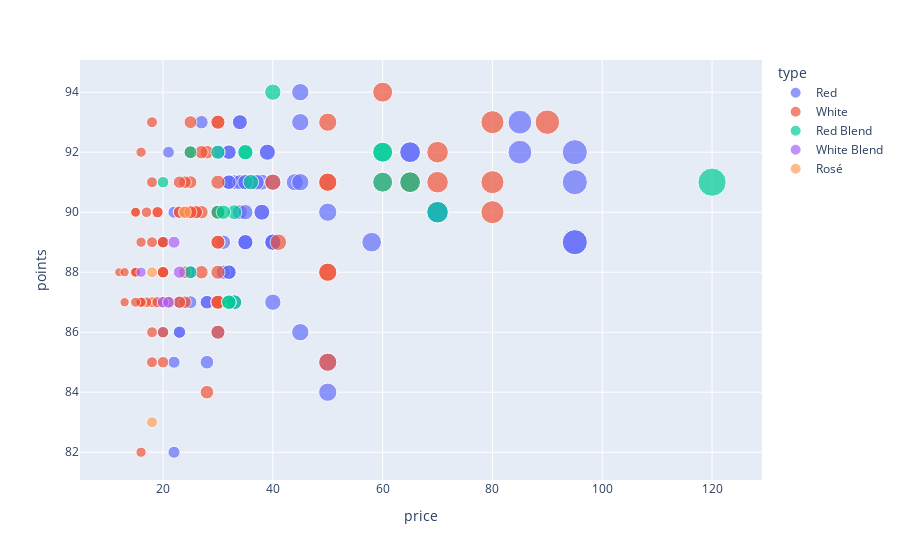

Notebook code for this chart:
### Code cell
# Scatter of Canadian Wine by price and points 
fig = px.scatter(wine_df.query("country=='Canada'"), x="price", y="points",
	         size="price", color="type",
                 hover_name="title")
fig.show()

### Figure 1 — Plotly figure (JSON) as saved in the notebook; plotly's stock layout.template omitted (floating-point values rounded to 4 significant figures)
{"data": [{"hovertemplate": "<b>%{hovertext}</b><br><br>type=Red<br>price=%{marker.size}<br>points=%{y}<extra></extra>", "hovertext": ["Burrowing Owl 2014 Pinot Noir (Okanagan Valley)", "Burrowing Owl 2013 Cabernet Franc (Okanagan Valley)", "Cave Spring 2014 Cabernet Franc (Niagara Escarpment)", "Quails' Gate 2009 Pinot Noir (Okanagan Valley)", "Township 7 2014 Rock Pocket Vineyard Cabernet Franc (Okanagan Valley)", "Painted Rock 2010 Estate Grown Syrah (Okanagan Valley)", "Church & State 2010 Coyote Bowl Series Cabernet Franc (Okanagan Valley)", "Pillitteri 2010 Icewine Cabernet Sauvignon (Niagara-On-The-Lake)", "Pillitteri 2011 Icewine Cabernet Franc (Niagara-On-The-Lake)", "Tinhorn Creek 2012 Cabernet Franc (Okanagan Valley)", "Bachelder 2014 Lowrey Vineyard Old Vines Pinot Noir (St. David's Bench)", "Tinhorn Creek 2013 Oldfield Series Cabernet Franc (Okanagan Valley)", "Tinhorn Creek 2011 Pinot Noir (Okanagan Valley)", "Nk'Mip Cellars 2009 Qwam Qwmt Syrah (Okanagan Valley)", "Nk'Mip Cellars 2009 Qwam Qwmt Syrah (Okanagan Valley)", "Pillitteri 2012 Exclamation Reserve Cabernet Franc (Niagara-On-The-Lake)", "Fairview Cellars 2005 Cabernet Franc (Okanagan Valley)", "Burrowing Owl 2012 Merlot (Okanagan Valley)", "CedarCreek 2012 Block 2 Platinum Pinot Noir (Okanagan Valley)", "Burrowing Owl 2013 Syrah (Okanagan Valley)", "Painted Rock 2010 Estate Grown Syrah (Okanagan Valley)", "Le Vieux Pin 2011 Équinoxe Syrah (Okanagan Valley)", "Le Vieux Pin 2012 Cuvée Classique Syrah (Okanagan Valley)", "Burrowing Owl 2011 Merlot (Okanagan Valley)", "Township 7 2014 Rock Pocket Vineyard Cabernet Franc (Okanagan Valley)", "Tinhorn Creek 2012 Oldfield Series Pinot Noir (Okanagan Valley)", "Meyer Family Vineyards 2012 McLean Creek Road Vineyard Pinot Noir (Okanagan Valley)", "Burrowing Owl 2013 Merlot (Okanagan Valley)", "Meyer Family Vineyards 2013 McLean Creek Road Vineyard Pinot Noir (Okanagan Valley)", "Tinhorn Creek 2013 Oldfield Series 2Bench Cabernet Franc (Okanagan Valley)", "Burrowing Owl 2014 Malbec (Okanagan Valley)", "Tinhorn Creek 2013 Oldfield Series Syrah (Okanagan Valley)", "Cave Spring 2014 Cabernet Franc (Niagara Escarpment)", "Burrowing Owl 2011 Cabernet Franc (Okanagan Valley)", "Pillitteri 2002 Family Reserve Cabernet Sauvignon (Niagara Peninsula)", "Burrowing Owl 2014 Cabernet Franc (Okanagan Valley)", "Burrowing Owl 2013 Cabernet Sauvignon (Okanagan Valley)", "Nk'Mip Cellars 2011 Merlot (Okanagan Valley)", "Burrowing Owl 2013 Merlot (Okanagan Valley)", "Cave Spring 2014 Pinot Noir (Niagara Escarpment)", "Burrowing Owl 2012 Cabernet Sauvignon (Okanagan Valley)", "Tinhorn Creek 2014 Cabernet Franc (Okanagan Valley)", "Tinhorn Creek 2014 Merlot (Okanagan Valley)", "Vanessa 2012 Syrah (Similkameen Valley)", "Tinhorn Creek 2013 Cabernet Franc (Okanagan Valley)", "Township 7 2012 Rock Pocket Vineyard Cabernet Franc (Okanagan Valley)", "Burrowing Owl 2011 Cabernet Sauvignon (Okanagan Valley)", "Mission Hill 2014 Reserve Pinot Noir (Okanagan Valley)", "Tinhorn Creek 2013 Oldfield Series 2Bench Cabernet Franc (Okanagan Valley)", "Foxtrot 2013 Foxtrot Vineyard Pinot Noir (Okanagan Valley)", "Inniskillin 2008 Icewine Cabernet Franc (Niagara Peninsula)", "Peller 2011 Icewine Cabernet Franc (Niagara Peninsula)", "Meyer Family Vineyards 2012 Pinot Noir (Okanagan Valley)", "Meyer Family Vineyards 2013 Pinot Noir (Okanagan Valley)", "Wayne Gretzky Estates 2012 No. 99 Icewine Cabernet Franc (Niagara Peninsula)", "Tinhorn Creek 2012 Oldfield Series Merlot (Okanagan Valley)", "Tinhorn Creek 2013 Pinot Noir (Okanagan Valley)", "Black Hills 2012 Syrah (Okanagan Valley)", "Cave Spring 2015 Pinot Noir (Niagara Escarpment)", "Foxtrot 2012 Henricsson Vineyard Pinot Noir (Okanagan Valley)", "Meyer Family Vineyards 2012 Reimer Vineyard Pinot Noir (Okanagan Valley)", "Burrowing Owl 2012 Cabernet Sauvignon (Okanagan Valley)", "Tinhorn Creek 2013 Oldfield Series Merlot (Okanagan Valley)", "Tinhorn Creek 2010 Oldfield Series Pinot Noir (Okanagan Valley)", "Reif Estate 2002 First Growth Merlot (Niagara Peninsula)", "Church & State 2010 Coyote Bowl Series Cabernet Franc (Okanagan Valley)", "Kettle Valley 2005 Pinot Noir (Okanagan Valley)", "Meyer Family Vineyards 2013 McLean Creek Road Vineyard Pinot Noir (Okanagan Valley)", "Konzelmann 2007 Icewine Cabernet Sauvignon (Niagara Peninsula)", "CedarCreek 2012 Block 4 Platinum Pinot Noir (Okanagan Valley)", "Tinhorn Creek 2011 Oldfield Series Merlot (Okanagan Valley)", "Church & State 2011 Coyote Bowl Series Syrah (Okanagan Valley)", "Township 7 2013 Rock Pocket Vineyard Cabernet Franc (Okanagan Valley)", "Inniskillin 2008 Icewine Cabernet Franc (Niagara Peninsula)", "Vanessa 2012 Syrah (Similkameen Valley)", "Mission Hill 2014 Reserve Pinot Noir (Okanagan Valley)", "Meyer Family Vineyards 2013 Reimer Family Vineyards Pinot Noir (Okanagan Valley)", "Le Vieux Pin 2012 Equinoxe Syrah (Okanagan Valley)", "Tinhorn Creek 2012 Merlot (Okanagan Valley)", "Burrowing Owl 2013 Syrah (Okanagan Valley)"], "legendgroup": "Red", "marker": {"color": "#636efa", "size": [32, 38, 20, 20, 28, 65, 35, 70, 70, 25, 34, 32, 22, 35, 35, 45, 33, 35, 45, 38, 65, 85, 45, 35, 28, 33, 40, 32, 40, 23, 32, 32, 20, 40, 50, 34, 36, 20, 32, 20, 39, 22, 21, 34, 23, 31, 40, 32, 23, 50, 95, 95, 25, 25, 95, 28, 22, 37, 20, 44, 40, 39, 27, 30, 50, 35, 30, 40, 58, 45, 30, 35, 31, 95, 34, 32, 40, 85, 20, 38], "sizemode": "area", "sizeref": 0.3, "symbol": "circle"}, "mode": "markers", "name": "Red", "orientation": "v", "showlegend": true, "type": "scatter", "x": [32, 38, 20, 20, 28, 65, 35, 70, 70, 25, 34, 32, 22, 35, 35, 45, 33, 35, 45, 38, 65, 85, 45, 35, 28, 33, 40, 32, 40, 23, 32, 32, 20, 40, 50, 34, 36, 20, 32, 20, 39, 22, 21, 34, 23, 31, 40, 32, 23, 50, 95, 95, 25, 25, 95, 28, 22, 37, 20, 44, 40, 39, 27, 30, 50, 35, 30, 40, 58, 45, 30, 35, 31, 95, 34, 32, 40, 85, 20, 38], "xaxis": "x", "y": [92, 91, 89, 88, 87, 92, 91, 90, 90, 88, 90, 91, 82, 89, 89, 86, 91, 91, 93, 90, 92, 92, 94, 89, 87, 87, 87, 91, 89, 86, 92, 88, 89, 89, 85, 91, 91, 86, 91, 88, 92, 90, 92, 93, 87, 89, 91, 88, 86, 90, 89, 91, 88, 87, 92, 85, 85, 91, 87, 91, 89, 92, 93, 86, 84, 91, 92, 89, 89, 91, 90, 90, 88, 89, 93, 88, 89, 93, 87, 90], "yaxis": "y"}, {"hovertemplate": "<b>%{hovertext}</b><br><br>type=White<br>price=%{marker.size}<br>points=%{y}<extra></extra>", "hovertext": ["Pillitteri 2004 Select Late Harvest Riesling (Niagara Peninsula)", "Township 7 2015 Blue Terrace Vineyard Reserve Sauvignon Blanc (Okanagan Valley)", "Inniskillin 2008 Ice Wine Riesling (Niagara Peninsula)", "Cave Spring 2012 CSV Estate Bottled Riesling (Beamsville Bench)", "North 42 Degrees 2016 Sweet Riesling (Lake Erie North Shore)", "Cave Spring 2013 Riesling Icewine Riesling (Niagara Peninsula)", "Stratus 2008 Icewine Riesling (Niagara Peninsula)", "North 42 Degrees 2016 Reserve Riesling (Lake Erie North Shore)", "Black Hills 2013 Chardonnay (Okanagan Valley)", "Henry of Pelham 1999 Icewine Riesling (Niagara Peninsula)", "Quails' Gate 2009 Chardonnay (Okanagan Valley)", "Township 7 2015 Blue Terrace Vineyard Reserve Sauvignon Blanc (Okanagan Valley)", "Cave Spring 2012 CSV Estate Bottled Riesling (Beamsville Bench)", "Colio 1998 Select Late Harvest Riesling (Lake Erie North Shore)", "Quails' Gate 2012 Chardonnay (Okanagan Valley)", "Cave Spring 2009 Indian Summer Riesling (Niagara Peninsula)", "Meyer Family Vineyards 2012 Meyer Chardonnay (Okanagan Valley)", "Cave Spring 1999 Ice Wine Riesling (Niagara Peninsula)", "Rosehall Run 2008 Rosehall Vineyard Chardonnay (Prince Edward County)", "Cave Spring 2013 CSV Estate Bottled Riesling (Beamsville Bench)", "Inniskillin 2012 Icewine Niagara Estate Riesling (Niagara Peninsula)", "Township 7 2015 Sundial Vineyard Reserve Chardonnay (Okanagan Valley)", "North 42 Degrees 2016 Sauvignon Blanc (Lake Erie North Shore)", "Township 7 2014 Sauvignon Blanc (Okanagan Valley)", "Cave Spring 2008 Riesling (Niagara Peninsula)", "Cave Spring 2014 Estate Bottled Riesling (Beamsville Bench)", "Cave Spring 2014 Indian Summer Riesling (Niagara Peninsula)", "Mission Hill 2013 Reserve Chardonnay (Okanagan Valley)", "Cave Spring 2015 Estate Riesling (Beamsville Bench)", "Cave Spring 2011 Estate Bottled Cave Spring Vineyard Riesling (Beamsville Bench)", "Burrowing Owl 2012 Chardonnay (Okanagan Valley)", "Cave Spring 2014 CSV Estate Bottled Riesling (Beamsville Bench)", "North 42 Degrees 2016 Sparkling Sauvignon Blanc (Lake Erie North Shore)", "Equifera 2009 Icewine Riesling (Niagara Peninsula)", "Burrowing Owl 2015 Chardonnay (Okanagan Valley)", "Church & State 2012 Coyote Bowl Series Chardonnay (Okanagan Valley)", "Tantalus Vineyards 2012 Riesling (Okanagan Valley)", "Meyer Family Vineyards 2012 McLean Creek Vineyard Chardonnay (Okanagan Valley)", "North 42 Degrees 2016 Riesling (Lake Erie North Shore)", "Tinhorn Creek 2013 Pinot Gris (Okanagan Valley)", "Cave Spring 2014 Icewine Riesling (Niagara Peninsula)", "Pillitteri 2011 Icewine Riesling (Niagara-On-The-Lake)", "Cave Spring 2015 CSV Estate Bottled Riesling (Beamsville Bench)", "Cave Spring 2015 Riesling (Niagara Peninsula)", "Quails' Gate 2009 Stewart Family Reserve Chardonnay (Okanagan Valley)", "Cave Spring 2014 Riesling (Niagara Peninsula)", "Mission Hill 2014 Reserve Riesling (Okanagan Valley)", "Burrowing Owl 2013 Sauvignon Blanc (Okanagan Valley)", "Cave Spring 2014 CSV Estate Bottled Riesling (Beamsville Bench)", "Quails' Gate 2012 Chardonnay (Okanagan Valley)", "Cave Spring 2008 Icewine Sweet Wine Riesling (Niagara Peninsula)", "Peller 2008 Icewine Riesling (Niagara Peninsula)", "Cave Spring 2009 Indian Summer Riesling (Niagara Peninsula)", "Township 7 2015 Naramata Estate Vineyard Reserve Pinot Gris (Okanagan Valley)", "Quails' Gate 2009 Chardonnay (Okanagan Valley)", "Mission Hill 2011 Icewine Riesling (Okanagan Valley)", "Meyer Family Vineyards 2013 McLean Creek Road Vineyard Chardonnay (Okanagan Valley)", "Tinhorn Creek 2014 Chardonnay (Okanagan Valley)", "CedarCreek 2012 Block 5 Platinum Chardonnay (Okanagan Valley)", "Mission Hill 2011 Icewine Riesling (Okanagan Valley)", "Meyer Family Vineyards 2012 Meyer Chardonnay (Okanagan Valley)", "Henry of Pelham 1998 Botrytis Affected Riesling (Niagara Peninsula)", "Mission Hill 2012 Southern Cross Sauvignon Blanc (Okanagan Valley)", "Cave Spring 2012 Select Late Harvest Indian Summer Riesling (Niagara Peninsula)", "Henry of Pelham 2007 Reserve Off-Dry Riesling (Short Hills Bench)", "Laughing Stock 2015 Pinot Gris (Okanagan Valley)", "North 42 Degrees 2016 Sweet Riesling (Lake Erie North Shore)", "Château des Charmes 2009 St. David's Bench Vineyard Chardonnay (St. David's Bench)", "Cave Spring 2013 Riesling (Niagara Peninsula)", "Township 7 2015 Sauvignon Blanc (Okanagan Valley)", "Burrowing Owl 2014 Chardonnay (Okanagan Valley)", "Henry of Pelham 1998 Select Late Harvest Riesling (Niagara Peninsula)", "Township 7 2013 Sauvignon Blanc (Okanagan Valley)", "Cave Spring 2008 Beamsville Bench Riesling (Niagara Peninsula)", "Château des Charmes 2008 Riesling (Niagara-On-The-Lake)", "Cave Spring 2011 Cave Spring Vineyard Estate Bottled VQA Riesling (Beamsville Bench)", "St. Hubertus 2012 Dry Riesling (Okanagan Valley)", "Inniskillin 2005 Icewine Riesling (Niagara Peninsula)", "Foxtrot 2014 Four Shadows Chardonnay (Okanagan Valley)", "Henry of Pelham 2004 Icewine Riesling (Niagara Peninsula)", "Calliope 2013 Sauvignon Blanc (British Columbia)", "Tantalus 2006 Old Vine Riesling (Okanagan Valley)", "Cave Spring 2011 Indian Summer Select Late Harvest VQA Riesling (Niagara Peninsula)", "Nk'Mip Cellars 2012 Chardonnay (Okanagan Valley)", "Tinhorn Creek 2013 Pinot Gris (Okanagan Valley)", "Black Hills 2013 Chardonnay (Okanagan Valley)", "Mission Hill 2013 Perpetua Chardonnay (Okanagan Valley)", "Township 7 2014 Reserve Chardonnay (Okanagan Valley)", "Tinhorn Creek 2013 Chardonnay (Okanagan Valley)", "Cave Spring 2011 Riesling (Niagara Peninsula)", "Henry of Pelham 2012 Icewine Riesling (Short Hills Bench)"], "legendgroup": "White", "marker": {"color": "#EF553B", "size": [24, 23, 80, 25, 16, 60, 70, 28, 30, 50, 15, 23, 25, 18, 20, 30, 20, 50, 30, 25, 80, 25, 18, 18, 12, 17, 30, 24, 18, 16, 30, 26, 20, 70, 30, 27, 25, 30, 16, 19, 60, 40, 28, 16, 24, 15, 24, 27, 26, 20, 50, 90, 30, 23, 15, 65, 30, 21, 30, 65, 20, 30, 30, 30, 16, 15, 16, 20, 15, 18, 30, 23, 20, 15, 13, 25, 20, 80, 41, 50, 20, 27, 30, 17, 19, 30, 50, 18, 19, 13, 50], "sizemode": "area", "sizeref": 0.3, "symbol": "circle"}, "mode": "markers", "name": "White", "orientation": "v", "showlegend": true, "type": "scatter", "x": [24, 23, 80, 25, 16, 60, 70, 28, 30, 50, 15, 23, 25, 18, 20, 30, 20, 50, 30, 25, 80, 25, 18, 18, 12, 17, 30, 24, 18, 16, 30, 26, 20, 70, 30, 27, 25, 30, 16, 19, 60, 40, 28, 16, 24, 15, 24, 27, 26, 20, 50, 90, 30, 23, 15, 65, 30, 21, 30, 65, 20, 30, 30, 30, 16, 15, 16, 20, 15, 18, 30, 23, 20, 15, 13, 25, 20, 80, 41, 50, 20, 27, 30, 17, 19, 30, 50, 18, 19, 13, 50], "xaxis": "x", "y": [87, 90, 91, 92, 87, 94, 92, 84, 90, 91, 88, 90, 92, 86, 89, 90, 88, 88, 86, 93, 93, 90, 85, 87, 88, 87, 87, 88, 93, 89, 87, 90, 85, 91, 89, 88, 91, 90, 87, 90, 91, 91, 92, 92, 91, 88, 90, 90, 90, 89, 93, 93, 90, 91, 88, 91, 87, 87, 93, 91, 88, 88, 90, 89, 82, 90, 87, 86, 90, 91, 93, 87, 88, 87, 87, 90, 87, 90, 89, 85, 88, 92, 91, 90, 90, 90, 91, 89, 87, 88, 88], "yaxis": "y"}, {"hovertemplate": "<b>%{hovertext}</b><br><br>type=Red Blend<br>price=%{marker.size}<br>points=%{y}<extra></extra>", "hovertext": ["Laughing Stock 2011 LFNG Blind Trust Red (Okanagan Valley)", "Vista d'Oro 2007 D'Oro Red (Okanagan Valley)", "Black Hills 2012 Nota Bene Red (Okanagan Valley)", "Mission Hill 2011 Oculus Red (Okanagan Valley)", "Township 7 2012 Reserve 7 Red (Okanagan Valley)", "Calliope 2013 Figure 8 Red (British Columbia)", "Laughing Stock 2014 Portfolio Red (Okanagan Valley)", "Black Hills 2012 Nota Bene Red (Okanagan Valley)", "Tinhorn Creek 2013 Oldfield Series 2Bench Red Red (Okanagan Valley)", "Laughing Stock 2014 Blind Trust Red (Okanagan Valley)", "Painted Rock 2010 Estate Grown Red Icon Red (Okanagan Valley)", "Township 7 2014 Reserve 7 Red (Okanagan Valley)", "Tinhorn Creek 2012 Oldfield Series 2Bench Red (Okanagan Valley)", "Mission Hill 2011 Compendium Red (Okanagan Valley)", "Township 7 2013 Reserve 7 Red (Okanagan Valley)", "Tinhorn Creek 2012 Oldfield Series 2Bench Red (Okanagan Valley)", "Cellar Hand 2012 Punch Down Red (Okanagan Valley)", "Culmina 2013 Thesis Red (Okanagan Valley)", "Van Westen 2003 Voluptuous Red Red (Okanagan Valley)", "LaStella 2011 Fortissimo Red (Okanagan Valley)"], "legendgroup": "Red Blend", "marker": {"color": "#00cc96", "size": [30, 35, 60, 120, 36, 25, 40, 60, 30, 25, 65, 33, 32, 70, 33, 32, 20, 60, 31, 35], "sizemode": "area", "sizeref": 0.3, "symbol": "circle"}, "mode": "markers", "name": "Red Blend", "orientation": "v", "showlegend": true, "type": "scatter", "x": [30, 35, 60, 120, 36, 25, 40, 60, 30, 25, 65, 33, 32, 70, 33, 32, 20, 60, 31, 35], "xaxis": "x", "y": [92, 92, 92, 91, 91, 88, 94, 92, 90, 92, 91, 87, 87, 90, 90, 87, 91, 91, 90, 92], "yaxis": "y"}, {"hovertemplate": "<b>%{hovertext}</b><br><br>type=White Blend<br>price=%{marker.size}<br>points=%{y}<extra></extra>", "hovertext": ["Tinhorn Creek 2015 Oldfield Series 2Bench White (Okanagan Valley)", "Cellar Hand 2013 Free Run White (Okanagan Valley)", "Tinhorn Creek 2013 Oldfield Series 2Bench White (Okanagan Valley)", "Joie 2006 A Noble Blend White White (Okanagan Valley)", "Tinhorn Creek 2014 Oldfield Series 2Bench White (Okanagan Valley)"], "legendgroup": "White Blend", "marker": {"color": "#ab63fa", "size": [20, 16, 23, 22, 21], "sizemode": "area", "sizeref": 0.3, "symbol": "circle"}, "mode": "markers", "name": "White Blend", "orientation": "v", "showlegend": true, "type": "scatter", "x": [20, 16, 23, 22, 21], "xaxis": "x", "y": [87, 88, 88, 89, 87], "yaxis": "y"}, {"hovertemplate": "<b>%{hovertext}</b><br><br>type=Rosé<br>price=%{marker.size}<br>points=%{y}<extra></extra>", "hovertext": ["North 42 Degrees 2016 Cabernet Sauvignon Rosé (Lake Erie North Shore)", "Township 7 2014 Rosé (Okanagan Valley)", "Le Vieux Pin 2006 Vaïla Pinot Noir Rosé (Okanagan Valley)"], "legendgroup": "Rosé", "marker": {"color": "#FFA15A", "size": [18, 18, 24], "sizemode": "area", "sizeref": 0.3, "symbol": "circle"}, "mode": "markers", "name": "Rosé", "orientation": "v", "showlegend": true, "type": "scatter", "x": [18, 18, 24], "xaxis": "x", "y": [83, 88, 90], "yaxis": "y"}], "layout": {"legend": {"itemsizing": "constant", "title": {"text": "type"}, "tracegroupgap": 0}, "margin": {"t": 60}, "xaxis": {"anchor": "y", "domain": [0, 1], "title": {"text": "price"}}, "yaxis": {"anchor": "x", "domain": [0, 1], "title": {"text": "points"}}}}
